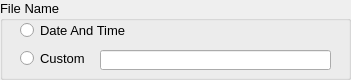
               <widget class="QGroupBox" name="groupBox_9">
                <property name="geometry">
                 <rect>
                  <x>0</x>
                  <y>770</y>
                  <width>351</width>
                  <height>80</height>
                 </rect>
                </property>
                <property name="font">
                 <font>
                  <pointsize>10</pointsize>
                 </font>
                </property>
                <property name="title">
                 <string>File Name</string>
                </property>
                <widget class="QRadioButton" name="radioButtonDateTimeLI">
                 <property name="geometry">
                  <rect>
                   <x>20</x>
                   <y>20</y>
                   <width>201</width>
                   <height>21</height>
                  </rect>
                 </property>
                 <property name="text">
                  <string>Date And Time</string>
                 </property>
                </widget>
                <widget class="QRadioButton" name="radioButtonCustomLI">
                 <property name="geometry">
                  <rect>
                   <x>20</x>
                   <y>50</y>
                   <width>82</width>
                   <height>17</height>
                  </rect>
                 </property>
                 <property name="text">
                  <string>Custom</string>
                 </property>
                </widget>
                <widget class="QLineEdit" name="lineEditCustomFileLI">
                 <property name="geometry">
                  <rect>
                   <x>100</x>
                   <y>50</y>
                   <width>231</width>
                   <height>20</height>
                  </rect>
                 </property>
                </widget>
               </widget>
